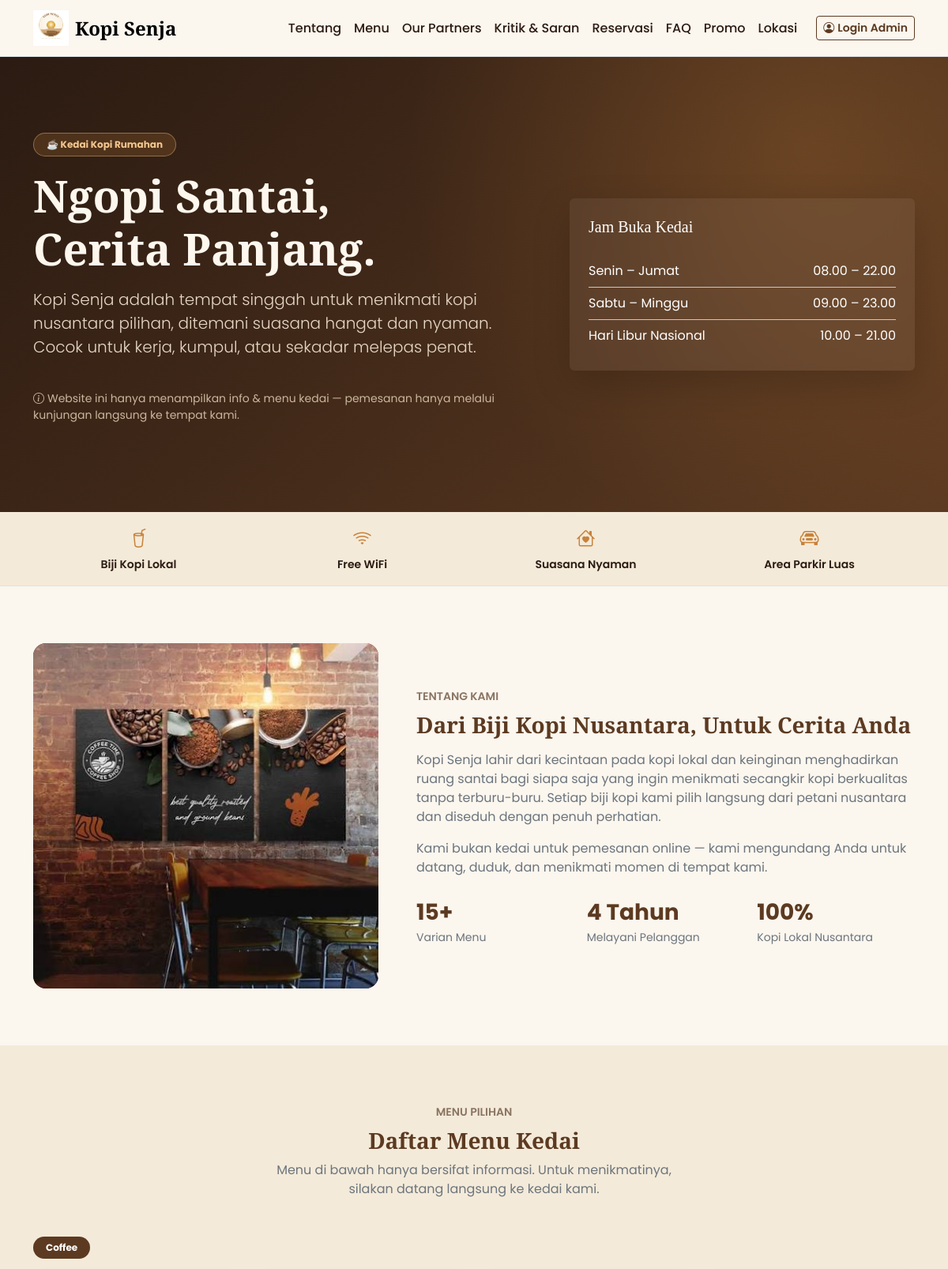
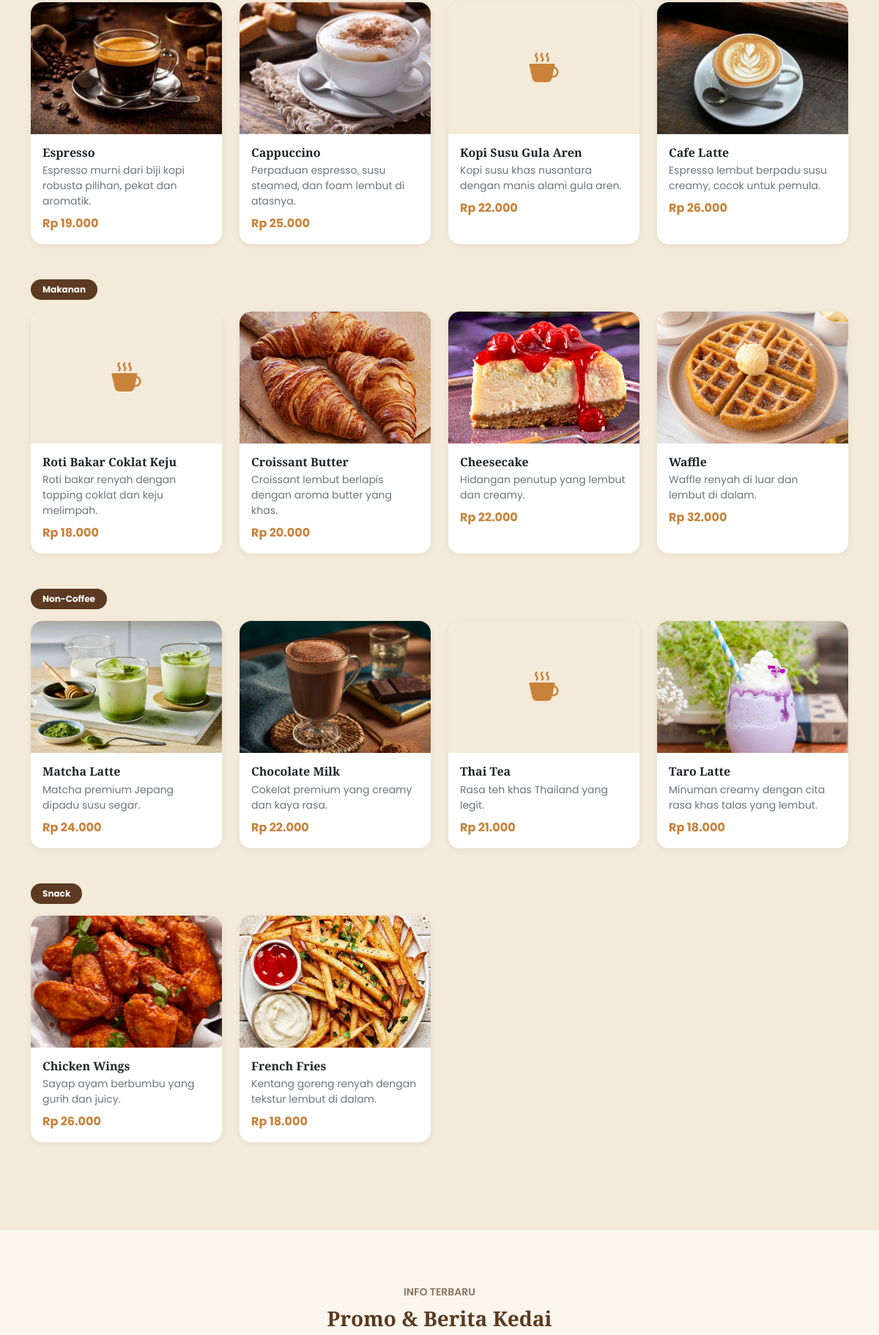
The page / (upper part) on the database its author committed (2 pictures, top to bottom).
### tables this page shows
CREATE TABLE IF NOT EXISTS `menu` (
  `id` INT NOT NULL AUTO_INCREMENT,
  `nama_menu` VARCHAR(150) NOT NULL,
  `kategori` VARCHAR(50) NOT NULL DEFAULT 'Coffee',
  `harga` DECIMAL(10,2) NOT NULL DEFAULT 0.00,
  `deskripsi` TEXT DEFAULT NULL,
  `gambar` VARCHAR(255) DEFAULT NULL,
  `status` ENUM('tersedia','habis') NOT NULL DEFAULT 'tersedia',
  `created_at` DATETIME DEFAULT CURRENT_TIMESTAMP,
  `updated_at` DATETIME DEFAULT CURRENT_TIMESTAMP ON UPDATE CURRENT_TIMESTAMP,
  PRIMARY KEY (`id`)
);

### index.php (the view, shortened to what this page needs)
<?php
require_once __DIR__ . '/koneksi/db_connection.php';
$menuByCategory = [];
$menuTableExists = false;
$checkTable = $conn->query("SHOW TABLES LIKE 'menu'");
if ($checkTable && $checkTable->num_rows > 0) {
    $menuTableExists = true;
    $result = $conn->query("SELECT * FROM `menu` WHERE `status` = 'tersedia' ORDER BY `kategori` ASC, `id` ASC");
    if ($result) {
        while ($row = $result->fetch_assoc()) {
            $menuByCategory[$row['kategori']][] = $row;
        }
    }
}
$beritaList = [];
$checkBerita = $conn->query("SHOW TABLES LIKE 'berita'");
if ($checkBerita && $checkBerita->num_rows > 0) {
    $result = $conn->query("SELECT * FROM `berita` ORDER BY `tanggal_dibuat` DESC LIMIT 3");
    if ($result) {
        while ($row = $result->fetch_assoc()) {
            $beritaList[] = $row;
        }
    }
}
function formatHarga(float $harga): string
{
    return 'Rp ' . number_format($harga, 0, ',', '.');
}
?>
<!doctype html>
<html lang="id">
<head>
    <link
        rel="stylesheet"
        href="https://cdn.jsdelivr.net/npm/bootstrap@5.3.7/dist/css/bootstrap.min.css"
    />
    <link
        rel="stylesheet"
        href="https://cdn.jsdelivr.net/npm/bootstrap-icons@1.13.1/font/bootstrap-icons.min.css"
    />
</head>
<body>
    <nav class="navbar navbar-expand-lg navbar-kopi sticky-top border-bottom">
        <div class="container">
           <a class="navbar-brand brand-font fw-bold fs-4 d-flex align-items-center" href="#home">
                <img src="src/assets/img/logo_kopisenja.jpg" alt="Logo Kopi Senja" width="45" height="45" class="me-2" style="background: transparent;">
                <span>Kopi Senja</span>
            </a>
            <div class="collapse navbar-collapse" id="mainNav">
                <ul class="navbar-nav ms-auto me-3 mb-2 mb-lg-0">
                    <li class="nav-item"><a class="nav-link" href="#tentang">Tentang</a></li>
                    <li class="nav-item"><a class="nav-link" href="#menu">Menu</a></li>
                    <li class="nav-item"><a class="nav-link" href="dist/section/partners.php">Our Partners</a></li>
                    <li class="nav-item"><a class="nav-link" href="dist/section/feedback.php">Kritik &amp; Saran</a></li>
                    <li class="nav-item"><a class="nav-link" href="dist/section/reservasi.php">Reservasi</a></li>
                    <li class="nav-item"><a class="nav-link" href="dist/section/faq.php">FAQ</a></li>
                    <li class="nav-item"><a class="nav-link" href="#promo">Promo</a></li>
                    <li class="nav-item"><a class="nav-link" href="#lokasi">Lokasi</a></li>
                </ul>
                <a class="btn btn-outline-kopi btn-sm" href="dist/login/login.php">
                    <i class="bi bi-person-circle me-1"></i>Login Admin
                </a>
            </div>
        </div>
    </nav>
    <header id="home" class="hero-kopi py-5">
        <div class="container py-5 position-relative">
            <div class="row align-items-center g-5">
                <div class="col-lg-7">
                    <span class="badge badge-kopi rounded-pill px-3 py-2 mb-3">☕ Kedai Kopi Rumahan</span>
                    <h1 class="display-4 fw-bold mb-3">Ngopi Santai,<br>Cerita Panjang.</h1>
                    <p class="lead mb-4" style="color: #e6d7c5;">
                        Kopi Senja adalah tempat singgah untuk menikmati kopi nusantara pilihan,
                        ditemani suasana hangat dan nyaman. Cocok untuk kerja, kumpul, atau sekadar melepas penat.
                    </p>
                    <p class="small mt-3" style="color: #cbb69e;">
                        <i class="bi bi-info-circle me-1"></i>Website ini hanya menampilkan info & menu kedai — pemesanan hanya melalui kunjungan langsung ke tempat kami.
                    </p>
                </div>
                <div class="col-lg-5">
                    <div class="card border-0 shadow-lg" style="background: rgba(255,255,255,0.06); backdrop-filter: blur(4px);">
                        <div class="card-body p-4 text-white">
                            <h2 class="h5 mb-4 brand-font">Jam Buka Kedai</h2>
                            <ul class="list-unstyled mb-0">
                                <li class="d-flex justify-content-between py-2 border-bottom border-secondary-subtle">
                                    <span>Senin – Jumat</span><span>08.00 – 22.00</span>
                                </li>
                                <li class="d-flex justify-content-between py-2 border-bottom border-secondary-subtle">
                                    <span>Sabtu – Minggu</span><span>09.00 – 23.00</span>
                                </li>
                                <li class="d-flex justify-content-between py-2">
                                    <span>Hari Libur Nasional</span><span>10.00 – 21.00</span>
                                </li>
                            </ul>
                        </div>
                    </div>
                </div>
            </div>
        </div>
    </header>
    <div class="info-strip py-3 border-bottom">
        <div class="container">
            <div class="row text-center g-3">
                <div class="col-6 col-md-3">
                    <i class="bi bi-cup-straw fs-4" style="color: var(--kopi-accent);"></i>
                    <div class="small fw-semibold mt-1">Biji Kopi Lokal</div>
                </div>
                <div class="col-6 col-md-3">
                    <i class="bi bi-wifi fs-4" style="color: var(--kopi-accent);"></i>
                    <div class="small fw-semibold mt-1">Free WiFi</div>
                </div>
                <div class="col-6 col-md-3">
                    <i class="bi bi-house-heart fs-4" style="color: var(--kopi-accent);"></i>
                    <div class="small fw-semibold mt-1">Suasana Nyaman</div>
                </div>
                <div class="col-6 col-md-3">
                    <i class="bi bi-car-front fs-4" style="color: var(--kopi-accent);"></i>
                    <div class="small fw-semibold mt-1">Area Parkir Luas</div>
                </div>
            </div>
        </div>
    </div>
    <section id="tentang" class="section-py">
        <div class="container">
            <div class="row g-5 align-items-center">
                <div class="col-lg-5">
    <div class="about-photo p-0">
        <img src="uploads/tentang_kami/tentang_kami.jpg"
             alt="Suasana Kedai Kopi Senja"
             class="w-100 h-100"
             style="object-fit: cover; min-height: 320px;"
             onerror="this.style.display='none'; this.parentElement.innerHTML='<i class=&quot;bi bi-cup-hot-fill&quot;></i>';">
    </div>
</div>
                <div class="col-lg-7">
                    <span class="text-uppercase small fw-semibold section-sub">Tentang Kami</span>
                    <h2 class="h3 fw-bold section-title mb-3 mt-2">Dari Biji Kopi Nusantara, Untuk Cerita Anda</h2>
                    <p class="text-secondary mb-3">
                        Kopi Senja lahir dari kecintaan pada kopi lokal dan keinginan menghadirkan ruang
                        santai bagi siapa saja yang ingin menikmati secangkir kopi berkualitas tanpa terburu-buru.
                        Setiap biji kopi kami pilih langsung dari petani nusantara dan diseduh dengan penuh perhatian.
                    </p>
                    <p class="text-secondary mb-4">
                        Kami bukan kedai untuk pemesanan online — kami mengundang Anda untuk datang, duduk,
                        dan menikmati momen di tempat kami.
                    </p>
                    <div class="row g-3">
                        <div class="col-4">
                            <div class="fs-3 fw-bold section-title">15+</div>
                            <div class="text-secondary small">Varian Menu</div>
                        </div>
                        <div class="col-4">
                            <div class="fs-3 fw-bold section-title">4 Tahun</div>
                            <div class="text-secondary small">Melayani Pelanggan</div>
                        </div>
                        <div class="col-4">
                            <div class="fs-3 fw-bold section-title">100%</div>
                            <div class="text-secondary small">Kopi Lokal Nusantara</div>
                        </div>
                    </div>
                </div>
            </div>
        </div>
    </section>
    <section id="menu" class="section-py" style="background-color: var(--kopi-cream);">
        <div class="container">
            <div class="text-center mb-5">
                <span class="text-uppercase small fw-semibold section-sub">Menu Pilihan</span>
                <h2 class="h3 fw-bold section-title mt-2">Daftar Menu Kedai</h2>
                <p class="text-secondary mx-auto" style="max-width: 560px;">
                    Menu di bawah hanya bersifat informasi. Untuk menikmatinya, silakan datang langsung ke kedai kami.
                </p>
            </div>
            <?php if (!$menuTableExists || count($menuByCategory) === 0): ?>
                <div class="alert alert-warning text-center mx-auto" style="max-width: 500px;">
                    <i class="bi bi-info-circle me-2"></i>Menu belum tersedia. Silakan setup data menu melalui panel admin.
                </div>
            <?php else: ?>
                <?php foreach ($menuByCategory as $kategori => $items): ?>
                    <div class="mb-5">
                        <span class="badge category-pill rounded-pill px-3 py-2 mb-3"><?= htmlspecialchars($kategori) ?></span>
                        <div class="row g-4">
                            <?php foreach ($items as $item): ?>
                                <div class="col-sm-6 col-lg-3">
                                    <div class="card menu-card h-100">
                                        <?php if (!empty($item['gambar']) && file_exists(__DIR__ . '/uploads/menu/' . $item['gambar'])): ?>
                                            <img src="uploads/menu/<?= htmlspecialchars($item['gambar']) ?>" class="menu-img" alt="<?= htmlspecialchars($item['nama_menu']) ?>">
                                        <?php else: ?>
                                            <div class="menu-img-placeholder">
                                                <i class="bi bi-cup-hot-fill"></i>
                                            </div>
                                        <?php endif; ?>
                                        <div class="card-body">
                                            <h3 class="h6 fw-bold mb-1"><?= htmlspecialchars($item['nama_menu']) ?></h3>
                                            <p class="text-secondary small mb-2" style="min-height: 40px;">
                                                <?= htmlspecialchars((string) $item['deskripsi']) ?>
                                            </p>
                                            <div class="menu-price"><?= formatHarga((float) $item['harga']) ?></div>
                                        </div>
                                    </div>
                                </div>
                            <?php endforeach; ?>
                        </div>
                    </div>
                <?php endforeach; ?>
            <?php endif; ?>
        </div>
    </section>
    <?php if (count($beritaList) > 0): ?>
    <section id="promo" class="section-py">
        <div class="container">
            <div class="text-center mb-5">
                <span class="text-uppercase small fw-semibold section-sub">Info Terbaru</span>
                <h2 class="h3 fw-bold section-title mt-2">Promo &amp; Berita Kedai</h2>
            </div>
        </div>
    </section>
    <?php endif; ?>
</body>
</html>

### index.php (style rules this page uses)
:root { --kopi-dark: #2b1b12; --kopi-brown: #5c3a21; --kopi-accent: #c8823a; --kopi-cream: #f4ead9; --kopi-cream-2: #fbf6ee; }
body { font-family: 'Poppins', sans-serif; color: var(--kopi-dark); background-color: var(--kopi-cream-2); }
h1, h2, h3, .brand-font { font-family: 'Playfair Display', serif; }
.navbar-kopi { background-color: var(--kopi-cream-2); }
.navbar-kopi .nav-link { color: var(--kopi-dark); font-weight: 500; }
.btn-outline-kopi { border-color: var(--kopi-brown); color: var(--kopi-brown); font-weight: 600; }
.hero-kopi { background: linear-gradient(135deg, var(--kopi-dark) 0%, var(--kopi-brown) 100%); color: #fdf7ee; position: relative; overflow: hidden; }
.hero-kopi::before { content: ""; position: absolute; inset: 0; background-image: radial-gradient(circle at 85% 20%, rgba(200,130,58,0.25), transparent 45%); }
.badge-kopi { background-color: rgba(200,130,58,0.2); color: #f4c78f; border: 1px solid rgba(244,199,143,0.4); }
.section-title { color: var(--kopi-brown); }
.section-sub { color: #8a7462; }
.menu-card { border: none; border-radius: 1rem; overflow: hidden; background: #fff; transition: transform .2s ease, box-shadow .2s ease; box-shadow: 0 2px 10px rgba(43,27,18,0.06); }
.menu-card .menu-img { width: 100%; height: 180px; object-fit: cover; background-color: var(--kopi-cream); }
.menu-img-placeholder { width: 100%; height: 180px; display: flex; align-items: center; justify-content: center; background-color: var(--kopi-cream); color: var(--kopi-accent); font-size: 2.5rem; }
.menu-price { color: var(--kopi-accent); font-weight: 700; }
.category-pill { background-color: var(--kopi-brown); color: #fff; }
.about-photo { border-radius: 1rem; overflow: hidden; background-color: var(--kopi-brown); min-height: 320px; display: flex; align-items: center; justify-content: center; color: rgba(255,255,255,0.5); font-size: 4rem; }
.info-strip { background-color: var(--kopi-cream); }
.section-py { padding-top: 4.5rem; padding-bottom: 4.5rem; }

### rows shown on the page
menu: gambar (picture), nama_menu "Espresso", deskripsi "Espresso murni dari biji kopi robusta pilihan, pekat dan aromatik.", harga "Rp 19.000"
menu: gambar (picture), nama_menu "Cappuccino", deskripsi "Perpaduan espresso, susu steamed, dan foam lembut di atasnya.", harga "Rp 25.000"
menu: nama_menu "Kopi Susu Gula Aren", deskripsi "Kopi susu khas nusantara dengan manis alami gula aren.", harga "Rp 22.000"
menu: gambar (picture), nama_menu "Cafe Latte", deskripsi "Espresso lembut berpadu susu creamy, cocok untuk pemula.", harga "Rp 26.000"
menu: nama_menu "Roti Bakar Coklat Keju", deskripsi "Roti bakar renyah dengan topping coklat dan keju melimpah.", harga "Rp 18.000"
menu: gambar (picture), nama_menu "Croissant Butter", deskripsi "Croissant lembut berlapis dengan aroma butter yang khas.", harga "Rp 20.000"
menu: gambar (picture), nama_menu "Cheesecake", deskripsi "Hidangan penutup yang lembut dan creamy.", harga "Rp 22.000"
menu: gambar (picture), nama_menu "Waffle", deskripsi "Waffle renyah di luar dan lembut di dalam.", harga "Rp 32.000"
menu: gambar (picture), nama_menu "Matcha Latte", deskripsi "Matcha premium Jepang dipadu susu segar.", harga "Rp 24.000"
menu: gambar (picture), nama_menu "Chocolate Milk", deskripsi "Cokelat premium yang creamy dan kaya rasa.", harga "Rp 22.000"
menu: nama_menu "Thai Tea", deskripsi "Rasa teh khas Thailand yang legit.", harga "Rp 21.000"
menu: gambar (picture), nama_menu "Taro Latte", deskripsi "Minuman creamy dengan cita rasa khas talas yang lembut.", harga "Rp 18.000"
menu: gambar (picture), nama_menu "Chicken Wings", deskripsi "Sayap ayam berbumbu yang gurih dan juicy.", harga "Rp 26.000"
menu: gambar (picture), nama_menu "French Fries", deskripsi "Kentang goreng renyah dengan tekstur lembut di dalam.", harga "Rp 18.000"

### other values the page prints
$kategori "Coffee"
$kategori "Makanan"
$kategori "Non-Coffee"
$kategori "Snack"
